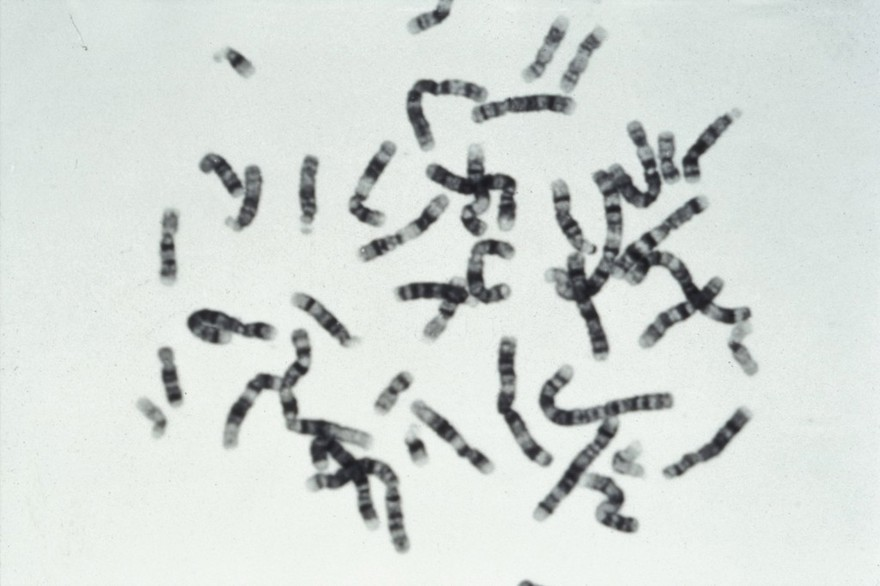
%> input picture chromosomes.jpg, 880 x 586 px
$ octave code_projet_matlab.m   (GNU Octave 9; MATLAB toolbox functions it lacks are replaced by stand-ins)
%> lines starting %> are read from the running program, lines starting %| are printed output that depends on the picture; in (x1, y1, x2, y2) boxes, pixels count from 0 and x2, y2 are one past the last pixel; in counts of white or black regions, pixels touching at a corner belong together; the program's own positions count from 1
%%  Cr閑r dossier sur le DESKTOP
desktop = fullfile(getenv('USERPROFILE'),'Desktop');
folder = fullfile(desktop, 'Chromosomes_Results');
if ~exist(folder, 'dir')
    mkdir(folder);
end
% 1. CHARGEMENT IMAGE
img = imread('chromosomes.jpg');
%> img is the input picture: size 586x880x3 uint8; mean R, G, B 211.9, 217.8, 214.2
if size(img,3) == 3
    img = rgb2gray(img);
%> img: size 586x880 uint8
end
imwrite(img, fullfile(folder,'1_original.png'));
% 1. PRETRAITEMENT%%
img_filt = medfilt2(img, [3 3]);
img_enh  = imadjust(img_filt);
imwrite(img_enh, fullfile(folder,'2_pretraitee.png'));
% 3. BINARISATION
level = graythresh(img_enh);
%> level = 0.604
bw = imbinarize(img_enh, level);
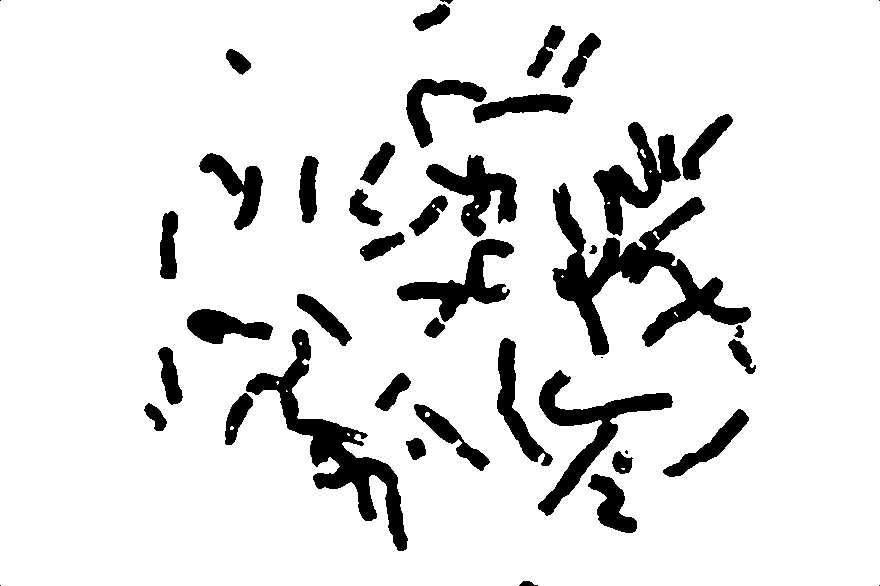
%> bw: size 586x880 logical; 88.8% white; 44 black regions (6 under 20 px), largest, box (x1, y1, x2, y2) and area: (552, 183, 751, 356) 9512, (246, 329, 408, 551) 6946, (538, 370, 673, 516) 4375
bw = ~bw;
imwrite(bw, fullfile(folder,'3_binaire.png'));
% 4. NETTOYAGE
bw = bwareaopen(bw, 50);
bw = imfill(bw, 'holes');
%> bw: size 586x880 logical; 11.2% white; 36 white regions, largest, box (x1, y1, x2, y2) and area: (552, 183, 751, 356) 9550, (246, 329, 408, 551) 6971, (538, 370, 673, 516) 4375
se = strel('disk', 2);
bw = imopen(bw, se);
%> bw: size 586x880 logical; 11.1% white; 41 white regions (1 under 20 px), largest, box (x1, y1, x2, y2) and area: (552, 183, 751, 356) 9520, (246, 329, 408, 551) 6873, (538, 370, 673, 516) 4357
bw = imclose(bw, se);
%> bw: size 586x880 logical; 11.2% white; 31 white regions, largest, box (x1, y1, x2, y2) and area: (552, 114, 755, 374) 15167, (225, 329, 408, 551) 7677, (538, 370, 673, 516) 4363
imwrite(bw, fullfile(folder,'4_nettoyee.png'));
% 5. WATERSHED
D = -bwdist(~bw);
mask = imextendedmin(D, 2);
%> mask: size 586x880 logical; 0.94% white; 62 white regions (1 under 20 px), largest, box (x1, y1, x2, y2) and area: (545, 379, 666, 420) 395, (508, 100, 564, 107) 200, (503, 345, 510, 411) 196
D2 = imimposemin(D, mask);
L = watershed(D2);
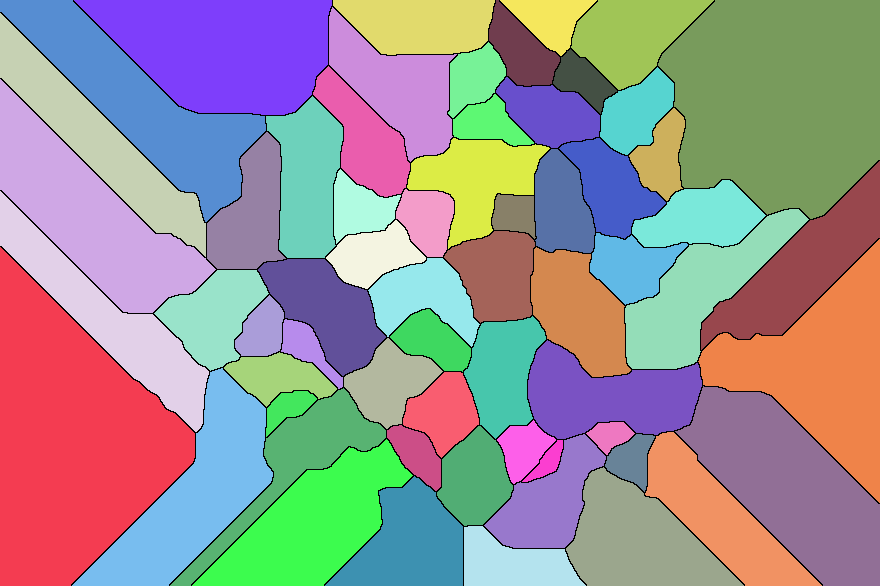
%> L: size 586x880 uint8; 63 distinct labels, from 0 to 62; one colour per label, 0 black
bw(L == 0) = 0;
%> bw: size 586x880 logical; 11.1% white; 62 white regions
imwrite(bw, fullfile(folder,'5_watershed.png'));
% 6. LABEL
[Labeled, num] = bwlabel(bw);
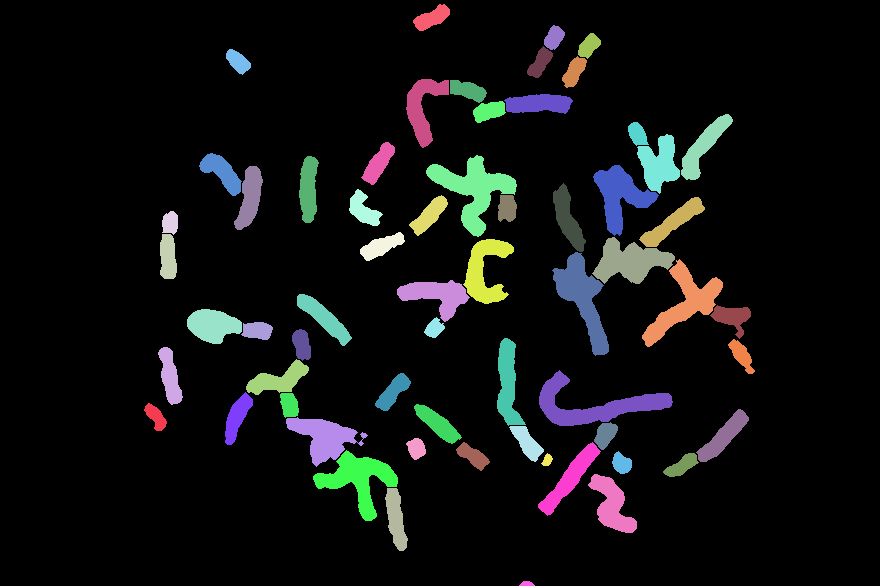
%> Labeled: size 586x880 double; 63 distinct labels, from 0 to 62; one colour per label, 0 black
%> num = 62
rgb_label = label2rgb(Labeled);
imwrite(rgb_label, fullfile(folder,'6_label.png'));
% 7. CONTOURS
figure;
imshow(img); hold on;
visboundaries(bw,'Color','r');
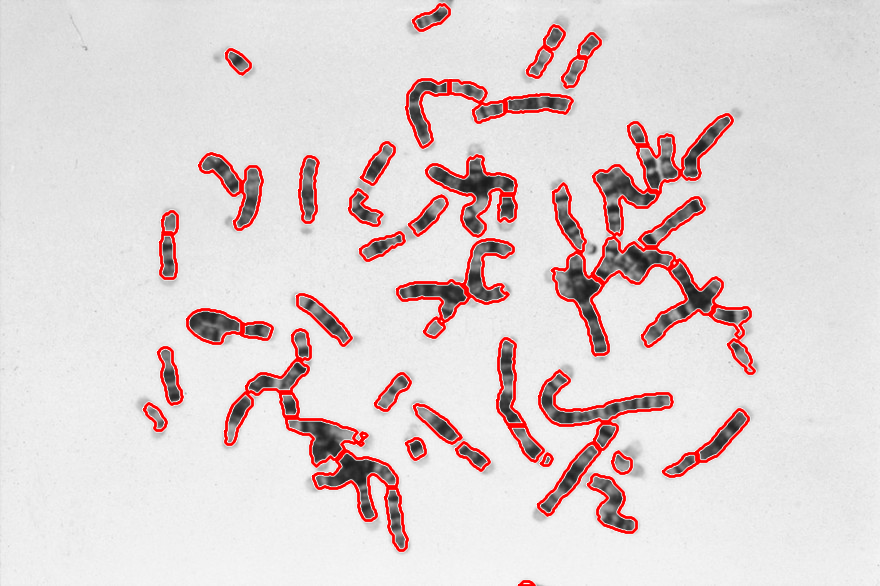
%> figure redrawn from the program's plot data
saveas(gcf, fullfile(folder,'7_contours.png'));
close;
% 8. EXTRACTION TOUS LES CHROMOS
stats = regionprops(Labeled, 'BoundingBox', 'Image');
%> stats = 62 regions; largest, box (x1, y1, x2, y2): (539, 370, 673, 426), (426, 155, 517, 237), (642, 259, 723, 347), (313, 450, 398, 521), (552, 252, 609, 356)
for k = 1:num   % ? TOUS les chromosomes
    bb = stats(k).BoundingBox;
    subImg = imcrop(img, bb);
    mask = stats(k).Image;
    mask = imresize(mask, [size(subImg,1) size(subImg,2)]);

    chromo_bin = ~mask;
    chromo_bin = uint8(chromo_bin) * 255;
    imwrite(chromo_bin, fullfile(folder, ['chromo_', num2str(k), '.png']));
end
%> this loop made 62 passes
%> bb on passes 1 to 12: [144.5 403.5 23 28], [158.5 347.5 25 58], [160.5 234.5 17 45], [162.5 211.5 16 24], [187.5 309.5 55 35], [199.5 153.5 43 43], [225.5 392.5 28 53], [226.5 49.5 25 26], [234.5 166.5 29 64], [241.5 322.5 32 18], [246.5 359.5 63 36], [280.5 393.5 19 25]
% 9. BOX + NUM蒖OS
figure;
imshow(img); hold on;

for k = 1:num   % ? TOUS les chromosomes

    bb = stats(k).BoundingBox;
    rectangle('Position', bb, 'EdgeColor', 'g', 'LineWidth', 2);
    text(bb(1), bb(2)-10, num2str(k), ...
        'Color','red','FontSize',12,'FontWeight','bold');
end
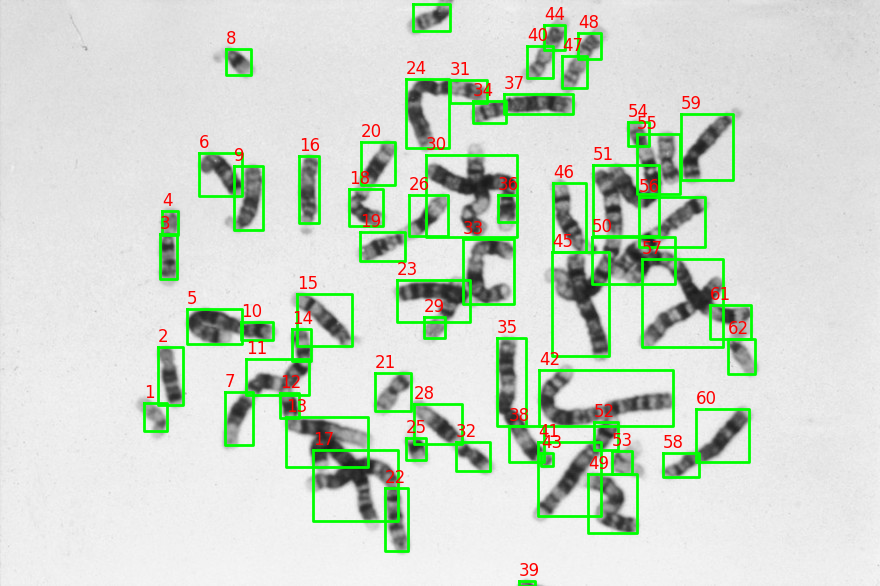
%> figure redrawn from the program's plot data
saveas(gcf, fullfile(folder,'8_boxes.png'));
close;
% 10. SKELETON
skeleton = bwmorph(bw, 'skel', Inf);
%> skeleton: size 586x880 logical; 1.2% white in thin lines or dots, all inside (x1, y1, x2, y2) = (144, 4, 755, 586)
imwrite(skeleton, fullfile(folder,'9_skeleton.png'));
% 11. STENTIFORD
stentiford = bwmorph(bw, 'thin', Inf);
%> stentiford: size 586x880 logical; 0.61% white in thin lines or dots, all inside (x1, y1, x2, y2) = (149, 10, 752, 586)
imwrite(stentiford, fullfile(folder,'10_stentiford.png'));
% 12. SOBEL
sobel_edges = edge(img_enh, 'sobel');
%> sobel_edges: size 586x880 logical; 1.9% white in thin lines or dots
imwrite(sobel_edges, fullfile(folder,'11_sobel.png'));
% 13. LAPLACIEN
h = fspecial('laplacian', 0.2);
lap_img = imfilter(double(img_enh), h, 'replicate');
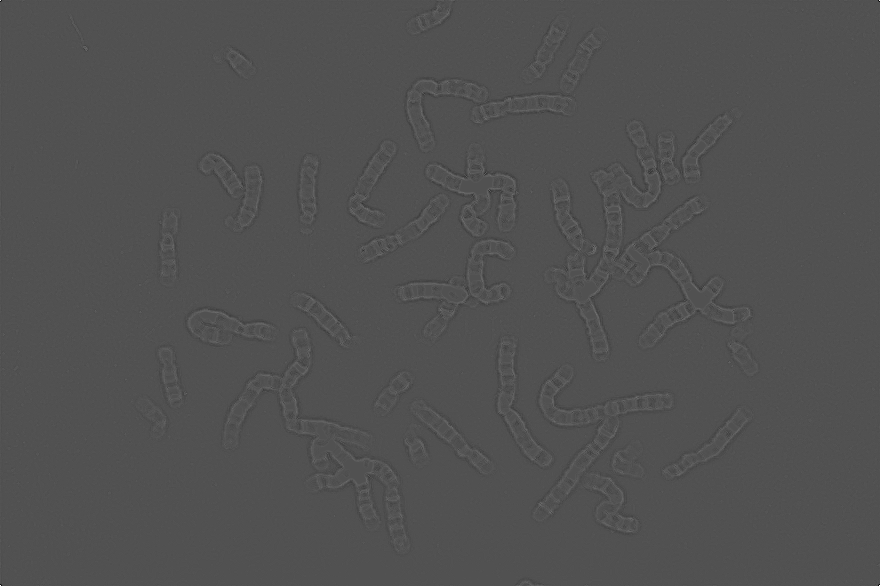
%> lap_img: size 586x880 double; min -211.3, max 449.5, mean 0; drawn with min black and max white
imwrite(mat2gray(lap_img), fullfile(folder,'12_laplacien.png'));
% 14. MORPH GRADIENT
se = strel('disk',1);
dil = imdilate(img_enh, se);
ero = imerode(img_enh, se);
morph_grad = dil - ero;
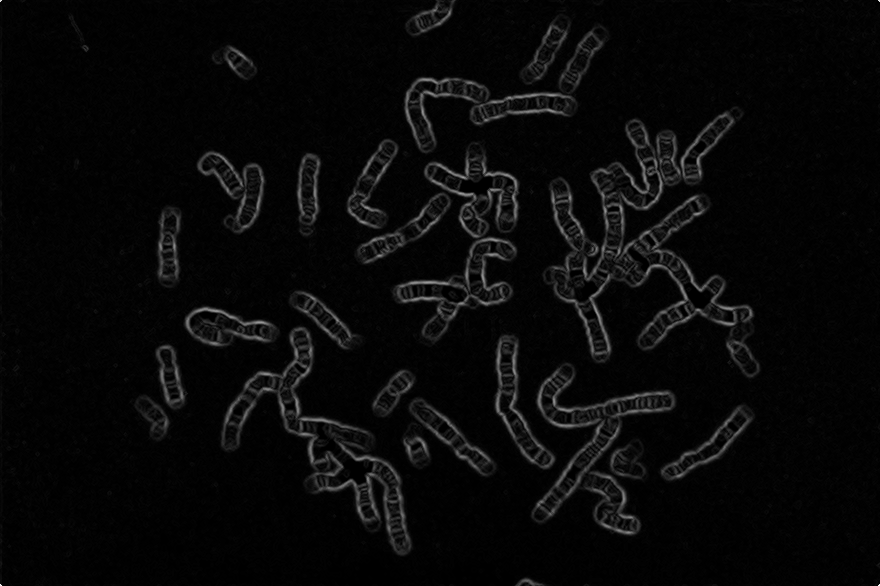
%> morph_grad: size 586x880 uint8; min 0, max 247, mean 8.3
imwrite(mat2gray(morph_grad), fullfile(folder,'13_morph_gradient.png'));
disp('Tous les r閟ultats sont enregistr閟 dans le dossier Desktop/Chromosomes_Results');

$ run again, with pic7.jpg copied over chromosomes.jpg
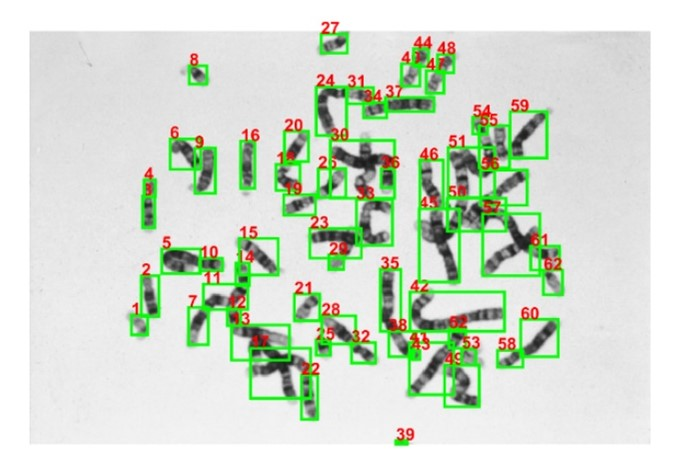
%> input picture pic7.jpg, 676 x 454 px
%> img is the input picture: size 454x676x3 uint8; mean R, G, B 209.4, 220.3, 204.9
%> img: size 454x676 uint8
%> level = 0.616
%> `bw = imbinarize(img_enh, level);`:
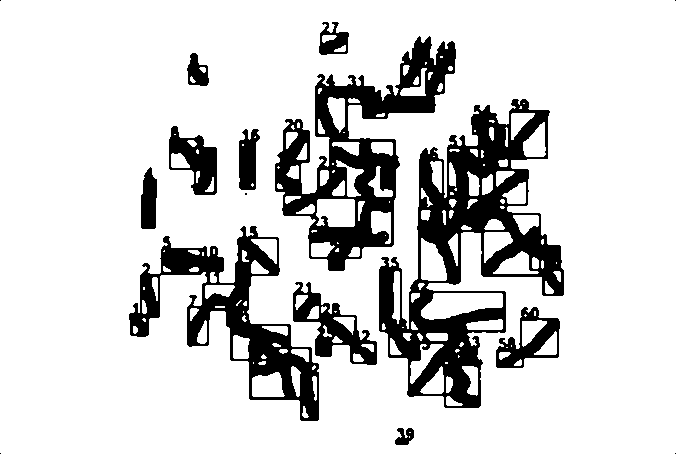
%> bw: size 454x676 logical; 83.3% white; 16 black regions (5 under 20 px), largest, box (x1, y1, x2, y2) and area: (379, 99, 564, 408) 19528, (275, 36, 456, 271) 13193, (129, 226, 319, 421) 9894
%> L: size 454x676 uint8; 40 distinct labels, from 0 to 39
%> Labeled: size 454x676 double; 40 distinct labels, from 0 to 39
%> num = 39
%> stats = 39 regions; largest, box (x1, y1, x2, y2): (417, 105, 529, 286), (379, 264, 506, 408), (282, 137, 400, 271), (230, 322, 319, 421), (481, 211, 564, 296)
%> the loop `for k = 1:num` made 39 passes
%> bb on passes 1 to 8: [129.5 311.5 20 26], [133.5 270.5 27 49], [141.5 168.5 16 61], [145.5 263.5 5 5], [160.5 236.5 64 42], [169.5 126.5 48 69], [187.5 53.5 22 33], [187.5 303.5 23 44]
%> skeleton: size 454x676 logical; 1.3% white in thin lines or dots, all inside (x1, y1, x2, y2) = (132, 29, 557, 442)
%> stentiford: size 454x676 logical; 0.78% white in thin lines or dots, all inside (x1, y1, x2, y2) = (135, 34, 553, 442)
%> sobel_edges: size 454x676 logical; 4.4% white in thin lines or dots
%> `morph_grad = dil - ero;`:
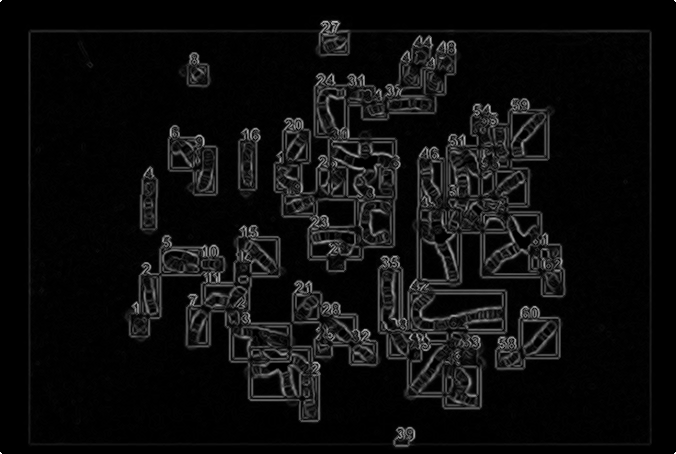
%> morph_grad: size 454x676 uint8; min 0, max 255, mean 13.1
